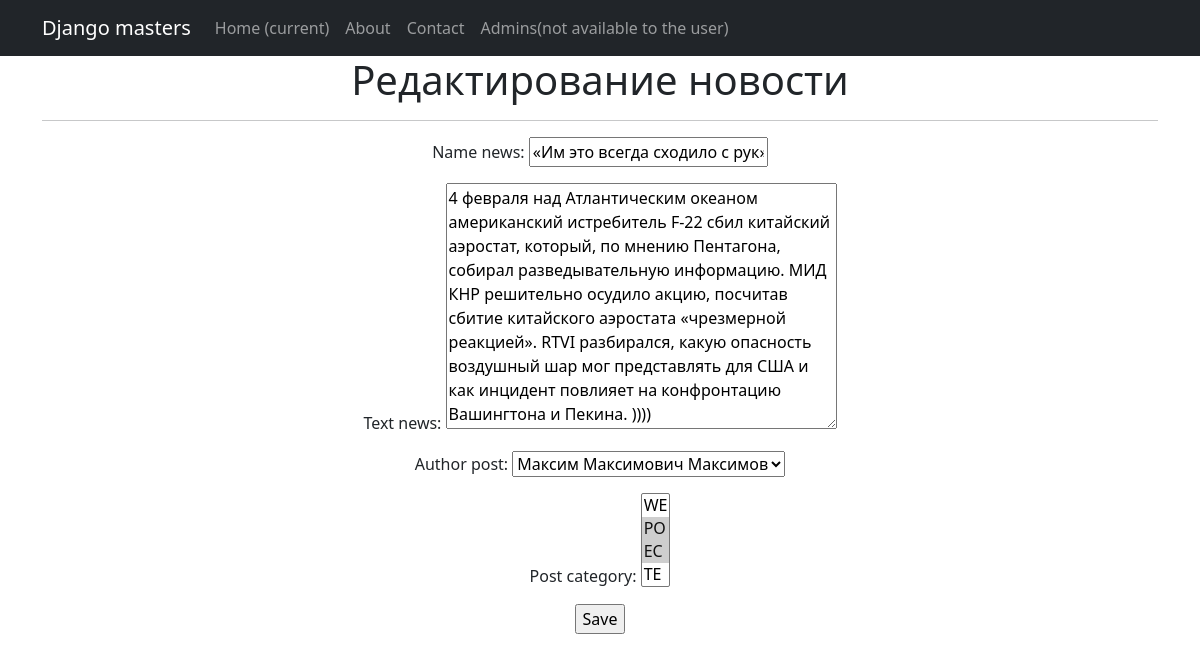
The app's page /NewsPaper/news/2/edit/ (signed in), older data.
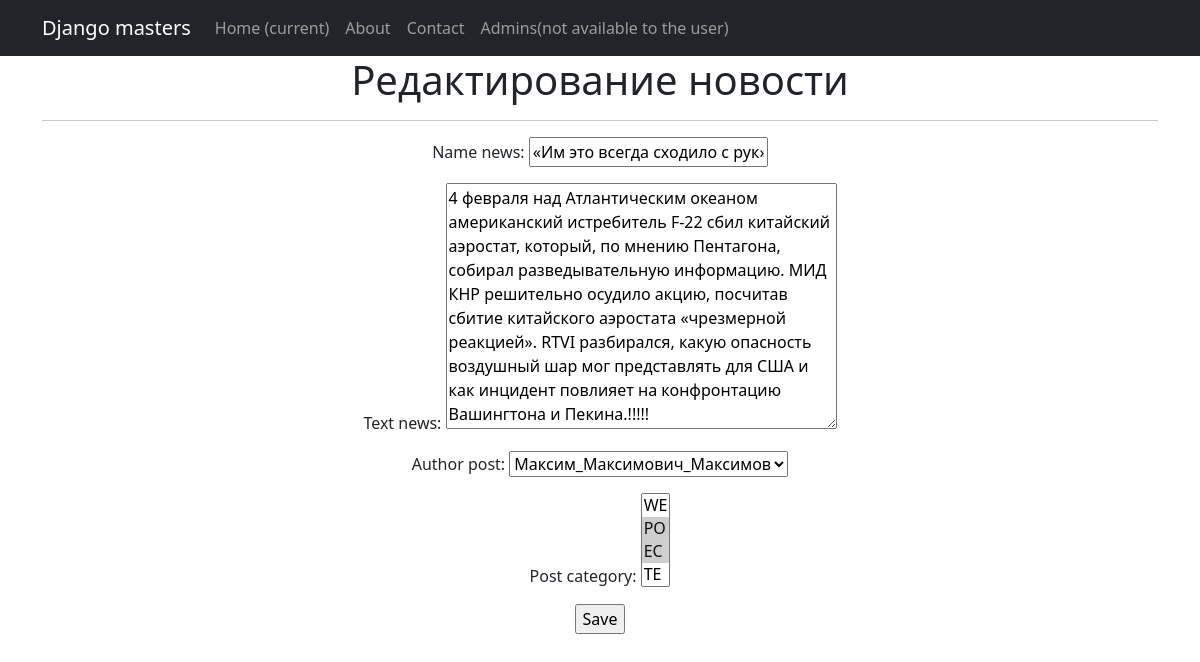
The same page, newer data.
### news/models.py (models this page shows, shortened)
class Post(models.Model):
    news = 'NE'
    article = 'AR'
    FIELD = [
        (news, 'Новость'),
        (article, 'Статья')
    ]
    article_or_news = models.CharField(max_length=2, choices=FIELD)
    data_time = models.DateTimeField(auto_now_add=True)
    name_news = models.CharField(max_length=255)
    text_news = models.TextField()
    rating_news = models.IntegerField(default=0)
    author_post = models.ForeignKey(Author, on_delete=models.CASCADE)
    post_category = models.ManyToManyField(Category, through='PostCategory')

### news/views.py (the view)
# urls.py: path('news/<int:pk>/edit/', NewsUpdate.as_view(), name='news_edit'),
class NewsUpdate(LoginRequiredMixin, PermissionRequiredMixin, UpdateView):
    form_class = NewsForm
    model = Post
    queryset = Post.objects.filter(article_or_news='NE')
    template_name = 'news_edit.html'
    permission_required = ('news.change_post', )

### news/forms.py
class NewsForm(forms.ModelForm):
    class Meta:
        model = Post
        fields = [
            'name_news',
            'text_news',
            'author_post',
            'post_category',
        ]

### news/models.py (called while the page is built)
    def __str__(self):
        return f'{self.user_author}'

    def __str__(self):
        return self.category_new

### templates/news_edit.html (shortened to what this page needs)
{% extends 'flatpages/default.html' %}
{% block content %}
<h1>Редактирование новости</h1>
<hr>
<form action="" method="post">
    {{ form.as_p }}
    <input type="submit" value="Save" />
</form>
{% endblock content %}

Row changes from the older to the newer data that the page shows:
changed Post: text_news "…на конфронтацию Вашингтона и Пекина. ))))" → "…на конфронтацию Вашингтона и Пекина.!!!!!"; author_post "Максим Максимович Максимов" → "Максим_Максимович_Максимов"
